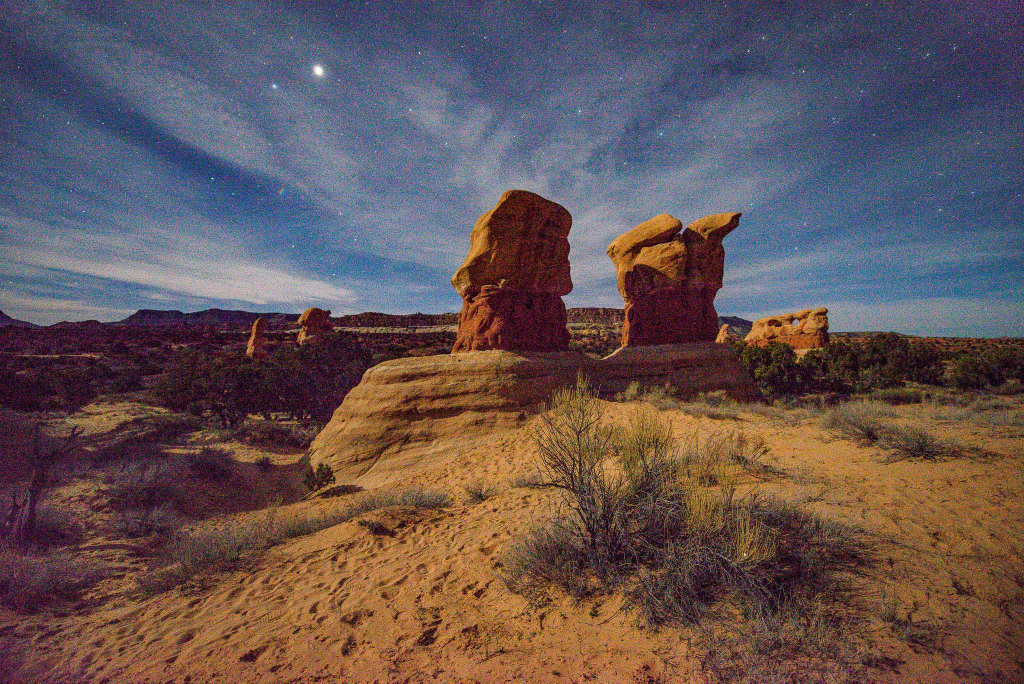
#> input picture noisy_desert.jpg, 2048 x 1367 px (shown at 1/2 size)
$ python 'morphological operations.py'
#> lines starting #> are read from the running program, lines starting #| are printed output that depends on the picture
#morphological operations

import cv2
import numpy as np

img = cv2.imread("noisy_desert.jpg",1)
#> img is the input picture: shape (1367, 2048, 3); mean B, G, R 84.8, 83.9, 99.9
resized = cv2.resize(img,(899,600))
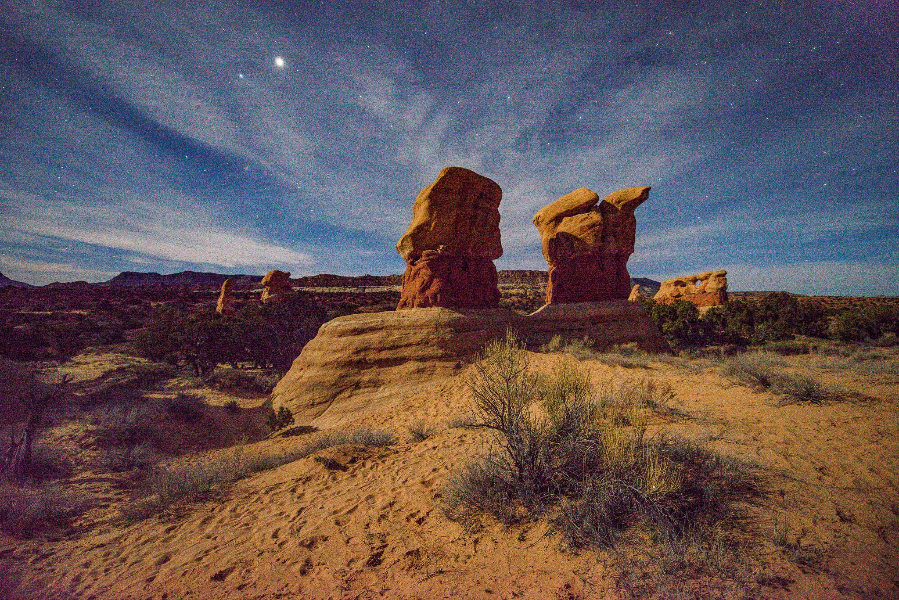
#> resized: shape (600, 899, 3); mean B, G, R 84.7, 83.8, 99.8
cv2.imshow("desert",resized) #418x414
cv2.waitKey(0)


'''
cv2.imshow("Resized Pikachu",resized)
cv2.waitKey(0)
cv2.destroyAllWindows()

kernel = np.ones((5,5),np.uint8)
eroded = cv2.erode(img,kernel)
cv2.imshow("Eroded Pikachu",eroded)
'''
gauss_blur = cv2.GaussianBlur(resized,(15,15),0)
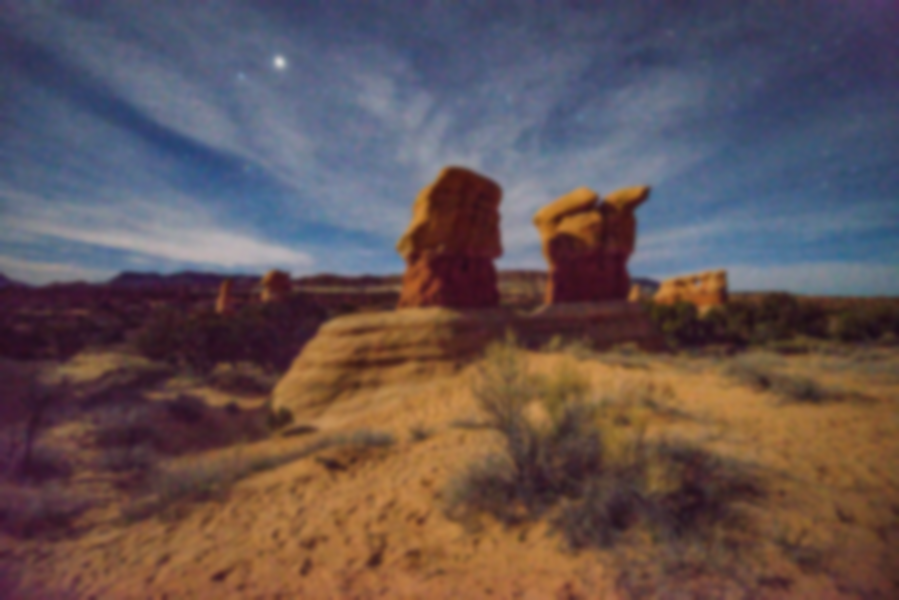
#> gauss_blur: shape (600, 899, 3); mean B, G, R 84.7, 83.8, 99.8
cv2.imshow("Gauss Blur desert",gauss_blur)
cv2.waitKey(0)


median_blur = cv2.medianBlur(resized,11)
cv2.imshow("Median Blur desert",median_blur)
cv2.waitKey(0)

bilat_filter = cv2.bilateralFilter(resized,40,120,120)
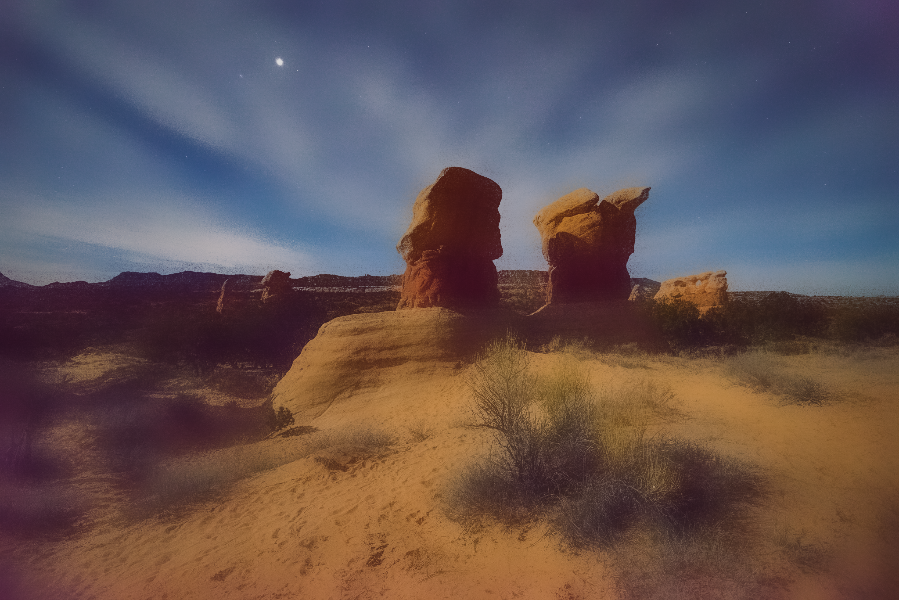
#> bilat_filter: shape (600, 899, 3); mean B, G, R 84.6, 83.7, 99.7
cv2.imshow("Bilat Filter desert",bilat_filter)
cv2.waitKey(0)
cv2.destroyAllWindows()
